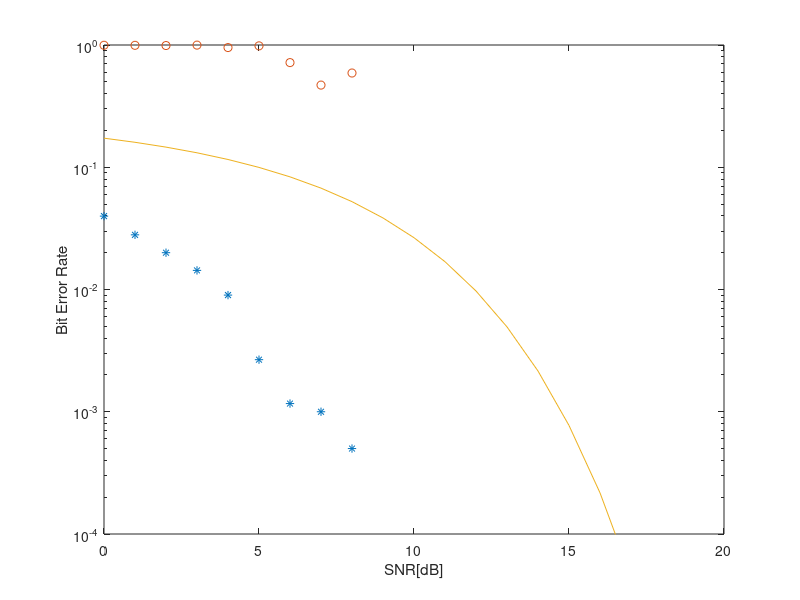

This figure's MATLAB source:
clc ; clear all ; close all;
N = 1000; %iterative number
d = 1; % distance
M = 64; %M-ary QAM % 4 16 64

k = log2(M);
snr_in_dB = 0 : 1 : 20;
snr = 10 .^ (snr_in_dB ./ 10); % signal-to-noise ratio
%BER_theo = (3/2)*erfc(sqrt(0.1*(10.^(snr_in_dB/10))));
%x = sqrt(3*k*snr/(M-1));
%BER_theo = (4/k)*(1- (1/sqrt(M)))*(1/2)*erfc(x/sqrt(2));
%BER = zeros(1 , length(snr_in_dB));
L = sqrt(M);
SER_theo = 4 * ( (L - 1) / L) * qfunc(sqrt(( 3 * k * snr) / (M - 1)));
BER_theo = SER_theo / k;


four_mapping = [-d d ; d d ;
                -d -d ; d -d]; % 4 QAM mapping

four_gray = [0 0 ; 0 1 ;
             1 0 ; 1 1];

four_E = [sqrt(2) ; sqrt(2);
          sqrt(2) ; sqrt(2)];

sixteen_mapping = [-3*d 3*d ; -d 3*d ; d 3*d ; 3*d 3*d ; 
                   -3*d d ; -d d ; d d ; 3*d d ;
                   -3*d -d ; -d -d ; d -d ; 3*d -d ;
                   -3*d -3*d ; -d -3*d ; d -3*d ; 3*d -3*d]; % 16 QAM mapping

sixteen_gray = [0 0 0 0 ; 0 0 0 1 ; 0 0 1 1 ; 0 0 1 0;
                0 1 0 0 ; 0 1 0 1 ; 0 1 1 1 ; 0 1 1 0;
                1 1 0 0 ; 1 1 0 1 ; 1 1 1 1 ; 1 1 1 0;
                1 0 0 0 ; 1 0 0 1 ; 1 0 1 1 ; 1 0 1 0];

sixteen_E = [sqrt(18) ; sqrt(10) ; sqrt(10) ; sqrt(18) ;
             sqrt(10) ; sqrt(2) ; sqrt(2) ; sqrt(10) ;
             sqrt(10) ; sqrt(2) ; sqrt(2) ; sqrt(10) ;
             sqrt(18) ; sqrt(10) ; sqrt(10) ; sqrt(18) ;];

sixtyfour_mapping = [-7*d 7*d ; -5*d 7*d ; -3*d 7*d ; -d 7*d ; d 7*d ; 3*d 7*d ; 5*d 7*d ; 7*d 7*d ;
                     -7*d 5*d ; -5*d 5*d ; -3*d 5*d ; -d 5*d ; d 5*d ; 3*d 5*d ; 5*d 5*d ; 7*d 5*d ;
                     -7*d 3*d ; -5*d 3*d ; -3*d 3*d ; -d 3*d ; d 3*d ; 3*d 3*d ; 5*d 3*d ; 7*d 3*d ;
                     -7*d d ; -5*d d ; -3*d d ; -d d ; d d ; 3*d d ; 5*d d ; 7*d d ;
                     -7*d -d ; -5*d -d ; -3*d -d ; -d -d ; d -d ; 3*d -d ; 5*d -d ; 7*d -d ;
                     -7*d -3*d ; -5*d -3*d ; -3*d -3*d ; -d -3*d ; d -3*d ; 3*d -3*d ; 5*d -3*d ; 7*d -3*d ;
                     -7*d -5*d ; -5*d -5*d ; -3*d -5*d ; -d -5*d ; d -5*d ; 3*d -5*d ; 5*d -5*d ; 7*d -5*d ;
                     -7*d -7*d ; -5*d -7*d ; -3*d -7*d ; -d -7*d ; d -7*d ; 3*d -7*d ; 5*d -7*d ; 7*d -7*d ]; % 64 QAM mapping

sixtyfour_gray = [1 0 0 1 0 0 ; 1 0 0 1 1 0 ; 1 0 1 1 1 0 ; 1 0 1 1 0 0 ; 0 0 1 1 0 0 ; 0 0 1 1 1 0 ; 0 0 0 1 1 0 ; 0 0 0 1 0 0;
                  1 0 0 1 0 1 ; 1 0 0 1 1 1 ; 1 0 1 1 1 1 ; 1 0 1 1 0 1 ; 0 0 1 1 0 1 ; 0 0 1 1 1 1 ; 0 0 0 1 1 1 ; 0 0 0 1 0 1;
                  1 0 0 0 0 1 ; 1 0 0 0 1 1 ; 1 0 1 0 1 1 ; 1 0 1 0 0 1 ; 0 0 1 0 0 1 ; 0 0 1 0 1 1 ; 0 0 0 0 1 1 ; 0 0 0 0 0 1;
                  1 0 0 0 0 0 ; 1 0 0 0 1 0 ; 1 0 1 0 1 0 ; 1 0 1 0 0 0 ; 0 0 1 0 0 0 ; 0 0 1 0 1 0 ; 0 0 0 0 1 0 ; 0 0 0 0 0 0;
                  1 1 0 0 0 0 ; 1 1 0 0 1 0 ; 1 1 1 0 1 0 ; 1 1 1 0 0 0 ; 0 1 1 0 0 0 ; 0 1 1 0 1 0 ; 0 1 0 0 1 0 ; 0 1 0 0 0 0;
                  1 1 0 0 0 1 ; 1 1 0 0 1 1 ; 1 1 1 0 1 1 ; 1 1 1 0 0 1 ; 0 1 1 0 0 1 ; 0 1 1 0 1 1 ; 0 1 0 0 1 1 ; 0 1 0 0 0 1;
                  1 1 0 1 0 1 ; 1 1 0 1 1 1 ; 1 1 1 1 1 1 ; 1 1 1 1 0 1 ; 0 1 1 1 0 1 ; 0 1 1 1 1 1 ; 0 1 0 1 1 1 ; 0 1 0 1 0 1;
                  1 1 0 1 0 0 ; 1 1 0 1 1 0 ; 1 1 1 1 1 0 ; 1 1 1 1 0 0 ; 0 1 1 1 0 0 ; 0 1 1 1 1 0 ; 0 1 0 1 1 0 ; 0 1 0 1 0 0];

sixtyfour_E = [sqrt(98) ; sqrt(74) ; sqrt(58) ; sqrt(50) ; sqrt(50) ; sqrt(58) ; sqrt(74) ; sqrt(98);
               sqrt(74) ; sqrt(50) ; sqrt(34) ; sqrt(26) ; sqrt(26) ; sqrt(34) ; sqrt(50) ; sqrt(74);
               sqrt(58) ; sqrt(34) ; sqrt(18) ; sqrt(10) ; sqrt(10) ; sqrt(18) ; sqrt(34) ; sqrt(58);
               sqrt(50) ; sqrt(26) ; sqrt(10) ; sqrt(2) ; sqrt(2) ; sqrt(10) ; sqrt(26) ; sqrt(50);
               sqrt(50) ; sqrt(26) ; sqrt(10) ; sqrt(2) ; sqrt(2) ; sqrt(10) ; sqrt(26) ; sqrt(50);
               sqrt(58) ; sqrt(34) ; sqrt(18) ; sqrt(10) ; sqrt(10) ; sqrt(18) ; sqrt(34) ; sqrt(58);
               sqrt(74) ; sqrt(50) ; sqrt(34) ; sqrt(26) ; sqrt(26) ; sqrt(34) ; sqrt(50) ; sqrt(74);
               sqrt(98) ; sqrt(74) ; sqrt(58) ; sqrt(50) ; sqrt(50) ; sqrt(58) ; sqrt(74) ; sqrt(98)];

if M == 4 
    for t = 1 : length(snr_in_dB) 
        symbolerror = 0;
        numofbiterror = 0;
        numofsymbolerror = 0;    

        for i = 1 : N % do N iterations
            a = randi(M); %random number from 1 to M
            sgma = sqrt(four_E(a) ./ (2 * k * snr));
            n(1) = normrnd(0 , sgma(t)); 
            n(2) = normrnd(0 , sgma(t));
            decis_index = 0; %index of the maximum distance
            r = four_mapping(a , :) + n; %received signal after adding gaussion noise
            for l = 1 : M %find maximum distance    
                c(l) = (r(1) - four_mapping(l,1))^2 + (r(2) - four_mapping(l,2))^2;
            end 
            
            [min_c decis_index] = min(c);
 
            if (four_gray(decis_index , 1) ~= four_gray(a , 1))
                numofbiterror = numofbiterror + 1;
            elseif (four_gray(decis_index , 2) ~= four_gray(a , 2))
                numofbiterror = numofbiterror + 1;
            end
            if (decis_index ~= a)
                numofsymbolerror = numofsymbolerror + 1;
            end

        end
        BER(t) = numofbiterror / (k * N);
        SER(t) = numofsymbolerror / N; 
    end
end

if M == 16
    for t = 1 : length(snr_in_dB)
        symbolerror = 0;
        numofbiterror = 0;
        numofsymbolerror = 0;    

        for i = 1 : N
            a = randi(M);
            sgma = sqrt(sixteen_E(a) ./ (2 * k * snr));
            n(1) = normrnd(0,sgma(t)); 
            n(2) = normrnd(0,sgma(t));
            decis_index = 0;
            r = sixteen_mapping(a,:) + n; %add noise to received signal
            for l = 1 : M %find maximum distance
                c(l) = (r(1) - sixteen_mapping(l,1))^2 + (r(2) - sixteen_mapping(l,2))^2;
            end 
            
            [min_c decis_index] = min(c);
 
            if (sixteen_gray(decis_index,1) ~= sixteen_gray(a,1))
                numofbiterror = numofbiterror + 1;
            elseif (sixteen_gray(decis_index,2) ~= sixteen_gray(a,2))
                numofbiterror = numofbiterror + 1;
            elseif (sixteen_gray(decis_index,3) ~= sixteen_gray(a,3))
                numofbiterror = numofbiterror + 1;
            elseif (sixteen_gray(decis_index,4) ~= sixteen_gray(a,4))
                numofbiterror = numofbiterror + 1;
            end
            if (decis_index ~= a)
                numofsymbolerror = numofsymbolerror + 1;
            end
            BER(t) = numofbiterror / (k * N);
            SER(t) = numofsymbolerror / N;
        end

            
    end
end

if M == 64 
    for t = 1 : length(snr_in_dB)
        symbolerror = 0;
        numofbiterror = 0;
        numofsymbolerror = 0;
            
        for i = 1 : N
            a = randi(M);
            sgma = sqrt(sixtyfour_E(a) ./ (2 * k * snr));
            n(1) = normrnd(0 , sgma(t)); 
            n(2) = normrnd(0 , sgma(t));
            decis_index = 0;
            r = sixtyfour_mapping(a , :) + n; %add noise to received signal
            for l = 1 : M %find maximum distance
                c(l) = (r(1) - sixtyfour_mapping(l,1))^2 + (r(2) - sixtyfour_mapping(l,2))^2;
            end 
            
            [min_c decis_index] = min(c);
 
            if (sixtyfour_gray(decis_index,1) ~= sixtyfour_gray(a,1))
                numofbiterror = numofbiterror + 1;
                symbolerror = 1;
            elseif (sixtyfour_gray(decis_index,2) ~= sixtyfour_gray(a,2))
                numofbiterror = numofbiterror + 1;
                symbolerror = 1;
            elseif (sixtyfour_gray(decis_index,3) ~= sixtyfour_gray(a,3))
                numofbiterror = numofbiterror + 1;
                symbolerror = 1;
            elseif (sixtyfour_gray(decis_index,4) ~= sixtyfour_gray(a,4))
                numofbiterror = numofbiterror + 1;
                symbolerror = 1;
            elseif (sixtyfour_gray(decis_index,5) ~= sixtyfour_gray(a,5))
                numofbiterror = numofbiterror + 1;
                symbolerror = 1;
            elseif (sixtyfour_gray(decis_index,6) ~= sixtyfour_gray(a,6))
                numofbiterror = numofbiterror + 1;
                symbolerror = 1;
            end
            if (symbolerror == 1)
                numofsymbolerror = numofsymbolerror + 1;
            end

        end
        
        BER(t) = numofbiterror / (k * N);
        SER(t) = numofsymbolerror / N;
    end
end

semilogy(snr_in_dB , BER , '*' , snr_in_dB , SER , 'o' , snr_in_dB , BER_theo)
axis([0 20 1e-4 1])
xlabel('SNR[dB]')                                    
ylabel('Bit Error Rate'); 

